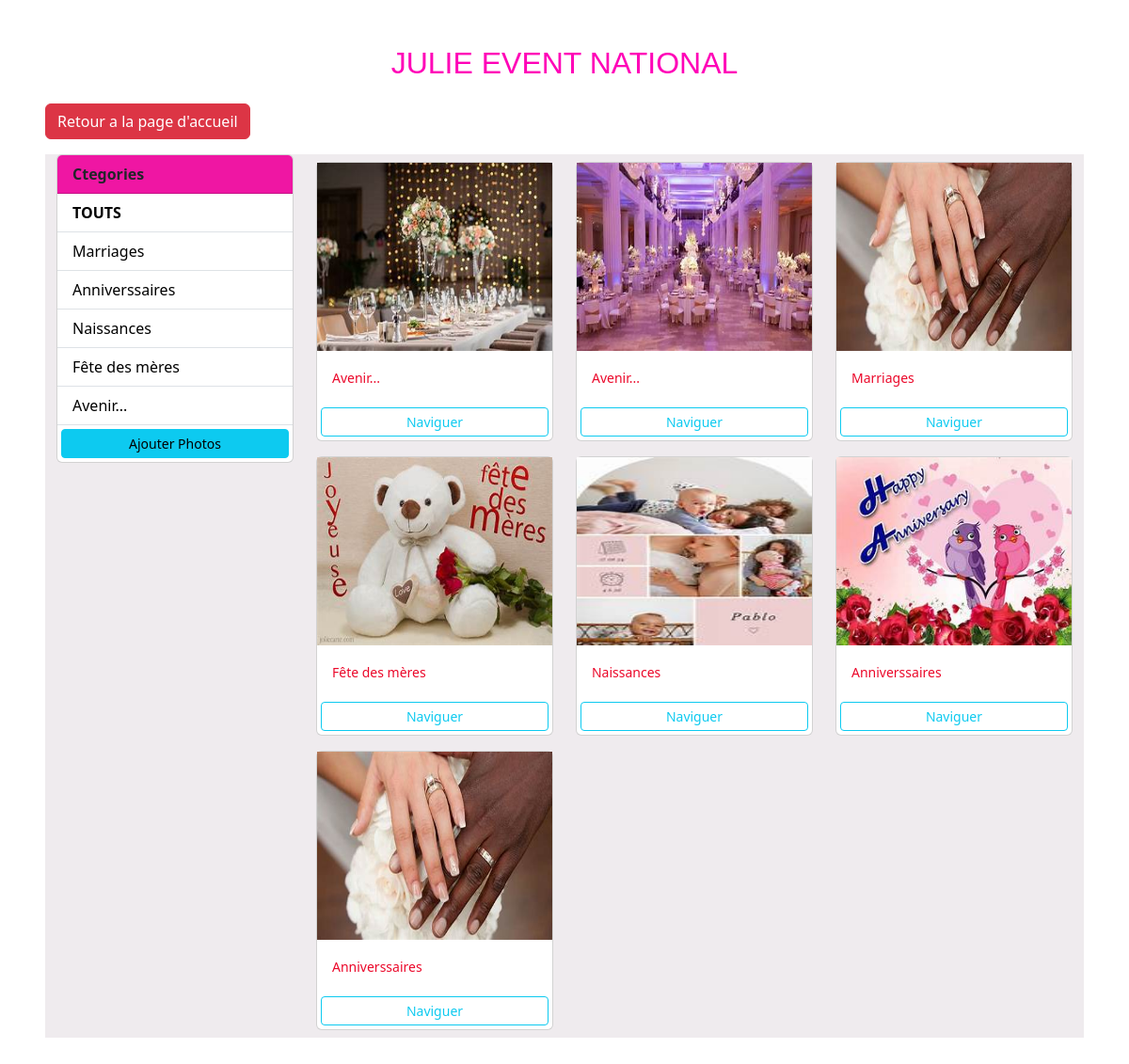
Page /galery/ on the committed database.
### pictures/models.py (models this page shows, shortened)
class Categories(models.Model):
  name = models.CharField(max_length=100, null=False, blank=False)

class Photo(models.Model):
  categories = models.ForeignKey(Categories, on_delete=models.SET_NULL, null=True, blank=True) # this is to set the relationship
  image = models.ImageField(null=False, blank=False)
  desciption = models.TextField()

### pictures/views.py (the view)
# urls.py: path('galery/', views.galery, name='galery'),
def galery(request):
     categori = request.GET.get('categori')
     if  categori == None:
           photos = Photo.objects.all()
     else:
           photos = Photo.objects.filter(categories__name=categori)
     categories = Categories.objects.all()
     context = {'categories':categories,'photos':photos}
     return render(request, 'pictures/galery.html', context)

### pictures/templates/pictures/galery.html (shortened to what this page needs)
<!DOCTYPE html>
<html lang="en">
<head>
  <link href="https://cdn.jsdelivr.net/npm/bootstrap@5.3.3/dist/css/bootstrap.min.css" rel="stylesheet">
</head>
<body class="m-5">
    <h2>JULIE EVENT NATIONAL</h2>
    <a class="btn btn-danger my-3" href="{% url 'venu' %}">Retour a la page d'accueil</a>
  <div class="container" style="background-color: rgb(239, 235, 238);">
    <div class="row">
       <div class="col-md-3 ">
        <div class="card">
          <div class="card-header" style="background-color: rgb(239, 22, 163); font-weight: bold;">
            Ctegories
          </div>
          <ul class="list-group list-group-flush" >
            <li class="list-group-item" style="font-weight: bold;">
              <a href="{% url 'galery' %}">TOUTS</a></li>
            {% for categori in categories %}
            <li class="list-group-item">
              <a href="{% url 'galery' %}?categori={{categori.name}}">{{categori.name}}</a></li>
            {% endfor %}
            <a href="{% url 'ajouter' %}" class="btn btn-info btn-block btn-sm m-1">Ajouter Photos</a>
          </ul>
        </div>
       </div>
       <div class="col-md-9">
         <div class="row">
          {% for foto in photos %}
           <div class="col-md-4">
            <div class="card my-2">
              <img  style="max-width: 100%; background-size: cover;"  class="valen"
              src="{{foto.image.url}}" class="card-img-top" alt="...">
              <div class="card-body">
                <small style="color:rgb(235, 8, 42)">{{foto.categories.name}}</small>
              </div>
              <a class="btn btn-outline-info btn-sm m-1" href="{% url 'photo' foto.id %}">Naviguer</a>
           </div>
           </div>
          {% empty %}
          <h3>Pas de photos...</h3>
          {% endfor %}
          </div>
        </div>
       </div>
    </div>
</body>
</html>

### pictures/templates/pictures/galery.html (style rules this page uses)
h2 { color: rgb(255, 0, 183); text-align: center; font-family: 'Lucida Sans', 'Lucida Sans Regular', 'Lucida Grande', 'Lucida Sans Unicode', Geneva, Verdana, sans-serif; }
.valen { height: 200px; }
.list-group-item a { list-style: none; color: black; text-decoration: none; }

### rows in the picture
Categories: name "Marriages"
Categories: name "Anniverssaires"
Categories: name "Naissances"
Categories: name "Fête des mères"
Categories: name "Avenir..."
Photo: image (picture), categories.name "Avenir..."
Photo: image (picture), categories.name "Avenir..."
Photo: image (picture), categories.name "Marriages"
Photo: image (picture), categories.name "Fête des mères"
Photo: image (picture), categories.name "Naissances"
Photo: image (picture), categories.name "Anniverssaires"
Photo: image (picture), categories.name "Anniverssaires"
